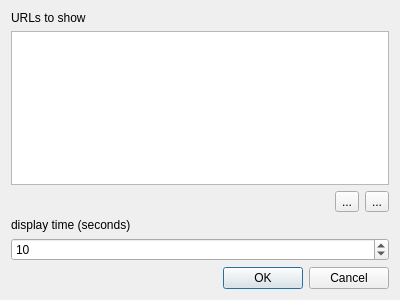
<?xml version="1.0" encoding="UTF-8"?>
<ui version="4.0">
 <class>WallDisplaySettings</class>
 <widget class="QDialog" name="WallDisplaySettings">
  <property name="geometry">
   <rect>
    <x>0</x>
    <y>0</y>
    <width>400</width>
    <height>300</height>
   </rect>
  </property>
  <property name="windowTitle">
   <string>Dialog</string>
  </property>
  <layout class="QVBoxLayout" name="verticalLayout">
   <item>
    <widget class="QLabel" name="label">
     <property name="text">
      <string>URLs to show</string>
     </property>
    </widget>
   </item>
   <item>
    <widget class="QListWidget" name="listWidget"/>
   </item>
   <item>
    <layout class="QHBoxLayout" name="horizontalLayout">
     <item>
      <spacer name="horizontalSpacer">
       <property name="orientation">
        <enum>Qt::Horizontal</enum>
       </property>
       <property name="sizeHint" stdset="0">
        <size>
         <width>40</width>
         <height>20</height>
        </size>
       </property>
      </spacer>
     </item>
     <item>
      <widget class="QToolButton" name="removeUrl">
       <property name="text">
        <string>...</string>
       </property>
       <property name="icon">
        <iconset resource="resources.qrc">
         <normaloff>:/toolbar/minus.svg</normaloff>:/toolbar/minus.svg</iconset>
       </property>
      </widget>
     </item>
     <item alignment="Qt::AlignRight">
      <widget class="QToolButton" name="addUrl">
       <property name="text">
        <string>...</string>
       </property>
       <property name="icon">
        <iconset resource="resources.qrc">
         <normaloff>:/toolbar/plus.svg</normaloff>:/toolbar/plus.svg</iconset>
       </property>
      </widget>
     </item>
    </layout>
   </item>
   <item>
    <widget class="QLabel" name="label_2">
     <property name="text">
      <string>display time (seconds)</string>
     </property>
    </widget>
   </item>
   <item>
    <widget class="QSpinBox" name="spinBox">
     <property name="maximum">
      <number>3600</number>
     </property>
     <property name="value">
      <number>10</number>
     </property>
    </widget>
   </item>
   <item>
    <widget class="QDialogButtonBox" name="buttonBox">
     <property name="orientation">
      <enum>Qt::Horizontal</enum>
     </property>
     <property name="standardButtons">
      <set>QDialogButtonBox::Cancel|QDialogButtonBox::Ok</set>
     </property>
    </widget>
   </item>
  </layout>
 </widget>
 <resources>
  <include location="resources.qrc"/>
 </resources>
 <connections>
  <connection>
   <sender>buttonBox</sender>
   <signal>accepted()</signal>
   <receiver>WallDisplaySettings</receiver>
   <slot>accept()</slot>
   <hints>
    <hint type="sourcelabel">
     <x>248</x>
     <y>254</y>
    </hint>
    <hint type="destinationlabel">
     <x>157</x>
     <y>274</y>
    </hint>
   </hints>
  </connection>
  <connection>
   <sender>buttonBox</sender>
   <signal>rejected()</signal>
   <receiver>WallDisplaySettings</receiver>
   <slot>reject()</slot>
   <hints>
    <hint type="sourcelabel">
     <x>316</x>
     <y>260</y>
    </hint>
    <hint type="destinationlabel">
     <x>286</x>
     <y>274</y>
    </hint>
   </hints>
  </connection>
 </connections>
</ui>
